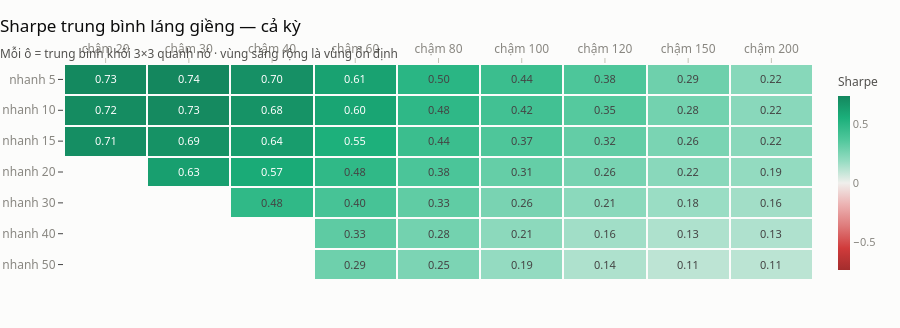

Source (notebook cell):
### Markdown cell above
Cách cắt từ một lần chạy cả kỳ đúng như kỳ vọng: chạy lại từ đầu ra Sharpe
ngoài mẫu −1,163 so với −1,154, tương quan lợi suất ngày 1,000 — chỉ khác ở vài
phiên đầu khi vị thế còn đang được dựng.

Đọc bảng walk-forward:

- Ở cửa sổ đầu, tham số tốt nhất trong mẫu (10/30) **đứng thứ 53/54** ngoài mẫu.
  Ở cửa sổ thứ ba, 5/40 đứng thứ 1/54. Không có quy luật nào ổn định giữa hai
  thái cực đó.
- **Tương quan hạng** giữa Sharpe trong mẫu và ngoài mẫu trên cả lưới đi từ
  −0,80 tới +0,75. Một con số âm nghĩa là năm sau đảo ngược thứ hạng của ba năm
  trước — tham số "tốt" thành tham số "xấu".
- Trung vị lưới thay đổi dữ dội giữa các cửa sổ (−1,04 tới +1,49 ngoài mẫu): phần
  lớn biến động của Sharpe đến từ **thị trường của năm đó**, không phải từ tham
  số.

## 6 · Vùng ổn định so với đỉnh nhọn

Một bộ tham số tốt **thật** hiếm khi đứng một mình: nếu `nhanh 10 / chậm 40`
tốt vì một lý do có thật về thị trường thì `nhanh 15 / chậm 40` cũng phải gần tốt
như vậy. Một đỉnh nhọn giữa những ô xấu là dấu hiệu của may mắn.

Đo bằng **trung bình láng giềng**: mỗi ô thay bằng trung bình Sharpe của ô đó và
các ô kề nó (khối 3×3 trên lưới, bỏ ô không hợp lệ). Chọn tham số theo giá trị
đã làm mịn thay vì giá trị thô.

### Code cell
def lam_min(gia_tri: pd.Series) -> pd.Series:
    bang = gia_tri.unstack().reindex(index=LUOI_NHANH, columns=LUOI_CHAM).to_numpy()
    ra = {}
    for i, n in enumerate(LUOI_NHANH):
        for j, c in enumerate(LUOI_CHAM):
            if not np.isnan(bang[i, j]):
                ra[(n, c)] = np.nanmean(bang[max(0, i - 1) : i + 2, max(0, j - 1) : j + 2])
    return pd.Series(ra)


heatmap(
    thanh_luoi(lam_min(SHARPE_CA_KY)),
    tieu_de="Sharpe trung bình láng giềng — cả kỳ",
    phu_de="Mỗi ô = trung bình khối 3×3 quanh nó · vùng sáng rộng là vùng ổn định",
    nhan_mau="Sharpe",
    dinh_dang_o="%{z:.2f}",
)

### Figure 1 — Plotly figure (JSON) as saved in the notebook; plotly's stock layout.template omitted (floating-point values rounded to 4 significant figures)
{"data": [{"colorbar": {"outlinewidth": 0, "thickness": 12, "tickfont": {"color": "#898781", "size": 11}, "title": {"font": {"color": "#52514e", "size": 12}, "text": "Sharpe"}}, "colorscale": [[0.0, "#a32d2d"], [0.125, "#d03b3b"], [0.25, "#de7a7a"], [0.375, "#ecb2b2"], [0.5, "#f0efec"], [0.625, "#96dcc2"], [0.75, "#4fc79b"], [0.875, "#1baf7a"], [1.0, "#14875e"]], "hovertemplate": "%{y} · %{x}<br>%{z:,.2f}<extra></extra>", "textfont": {"size": 11}, "texttemplate": "%{z:.2f}", "type": "heatmap", "x": ["chậm 20", "chậm 30", "chậm 40", "chậm 60", "chậm 80", "chậm 100", "chậm 120", "chậm 150", "chậm 200"], "xgap": 2, "y": ["nhanh 5", "nhanh 10", "nhanh 15", "nhanh 20", "nhanh 30", "nhanh 40", "nhanh 50"], "ygap": 2, "z": [[0.7301, 0.7387, 0.6954, 0.6123, 0.5004, 0.4407, 0.3776, 0.2885, 0.2226], [0.7173, 0.725, 0.6847, 0.5981, 0.4813, 0.4161, 0.3542, 0.2753, 0.2183], [0.7062, 0.6899, 0.6378, 0.5479, 0.4397, 0.3736, 0.3183, 0.2573, 0.2159], [NaN, 0.6292, 0.5712, 0.4797, 0.3822, 0.3111, 0.2617, 0.2193, 0.1933], [NaN, NaN, 0.4802, 0.399, 0.3252, 0.261, 0.2129, 0.1763, 0.161], [NaN, NaN, NaN, 0.3306, 0.2752, 0.2108, 0.1612, 0.1349, 0.1325], [NaN, NaN, NaN, 0.2898, 0.2531, 0.1909, 0.135, 0.1053, 0.1083]], "zmax": 0.7387, "zmid": 0.0, "zmin": -0.7387}], "layout": {"height": 328, "title": {"text": "Sharpe trung bình láng giềng — cả kỳ<br><sub style='color:#52514e'>Mỗi ô = trung bình khối 3×3 quanh nó · vùng sáng rộng là vùng ổn định</sub>"}, "xaxis": {"linecolor": "rgba(0,0,0,0)", "showgrid": false, "side": "top"}, "yaxis": {"autorange": "reversed", "showgrid": false}}}
